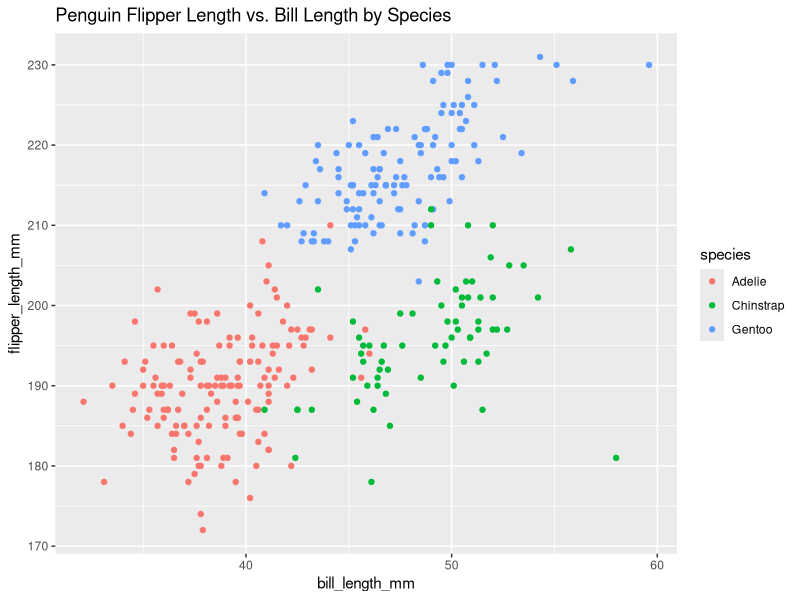
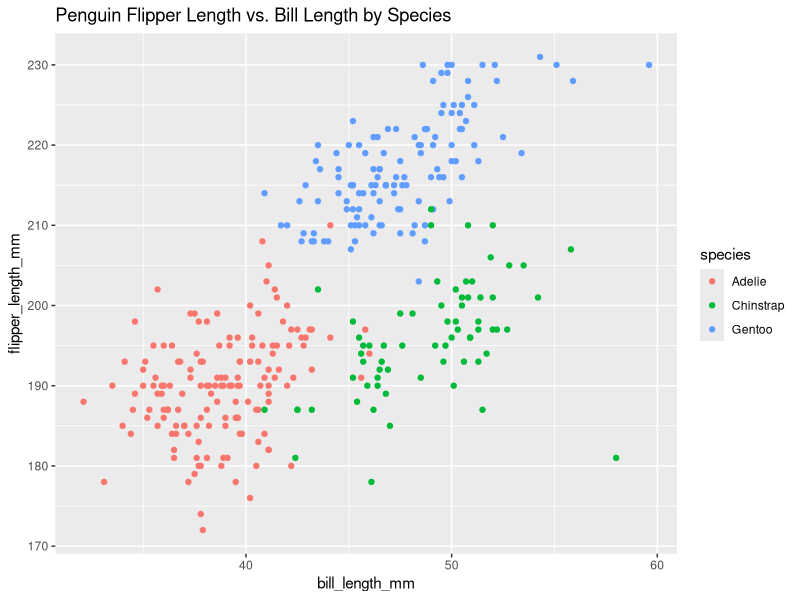

Here is the R script that generated these plots, in order:
## ---- chunk 1
library(tidyverse)
## ---- chunk 2
data("penguins", package = "palmerpenguins")

ncol(penguins)
colnames(penguins)
nrow(penguins)
mean(pull(penguins, flipper_length_mm), na.rm = TRUE)

class(pull(penguins, species))
nlevels(pull(penguins, species))
levels(pull(penguins, species))

class(pull(penguins, bill_length_mm))
mean(pull(penguins, bill_length_mm), na.rm = TRUE)
median(pull(penguins, bill_length_mm), na.rm = TRUE)
range(pull(penguins, bill_length_mm), na.rm = TRUE)
## ---- chunk 3
ggplot(penguins, aes(x = bill_length_mm, y = flipper_length_mm, color = species)) + geom_point() + ggtitle("Penguin Flipper Length vs. Bill Length by Species")

ggsave("scatterplot_penguin.pdf", height = 4, width = 6)
## ---- chunk 4
prob2_df = 
  tibble(
    var_numeric = rnorm(10),
    var_logic = var_numeric > 10,
    var_char = c("My", "name", "is", "Vivian", "Zhou", "and", "I", "love", "data", "science"),
    var_factor = factor(c("mild", "mild", "mild", "moderate", "moderate", "moderate", "moderate","severe", "severe", "severe"))
  )
prob2_df
## ---- chunk 5
mean(pull(prob2_df, var_numeric))
mean(pull(prob2_df, var_logic))
mean(pull(prob2_df, var_char))
mean(pull(prob2_df, var_factor))
## ---- chunk 6
as.numeric(pull(prob2_df, var_logic))
as.numeric(pull(prob2_df, var_char))
as.numeric(pull(prob2_df, var_factor))
